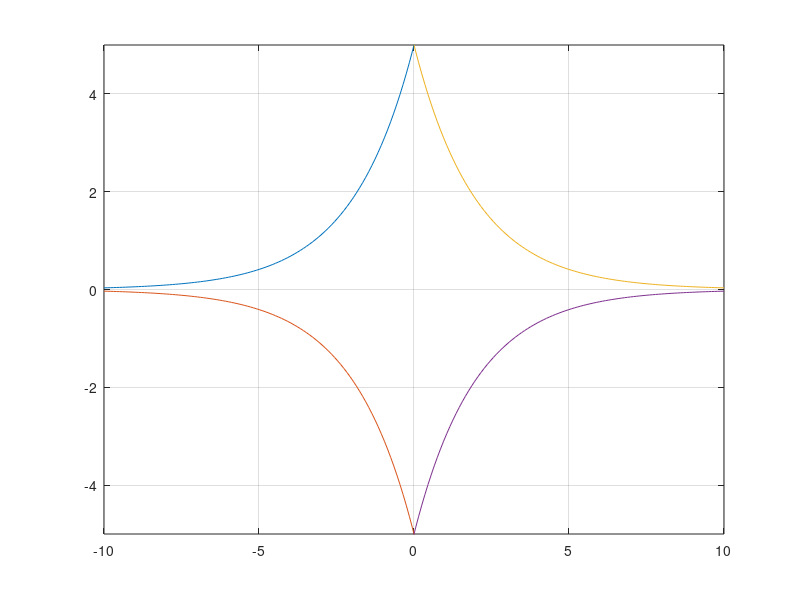

This figure's MATLAB source:
t = linspace (-10, 10, 200);
u = 5*exp(.5.*t);
v = -5*exp(.5.*t);
w = 5*exp(-.5.*t);
x = -5*exp(-.5.*t);
plot (t, u)
hold on;
plot (t, v)
hold on;
plot (t, w)
hold on;
plot (t, x)
hold on;
axis([-10 10 -5 5]);
grid on

